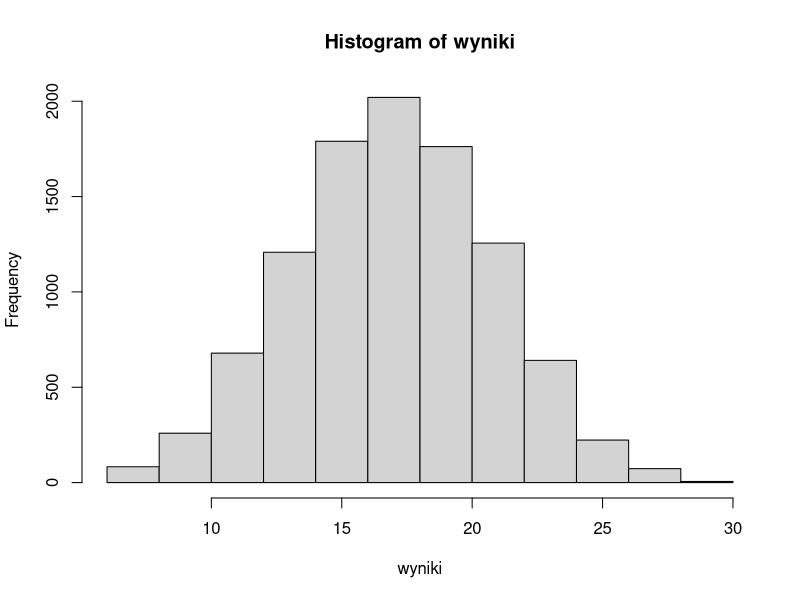

The R source for this figure:

N <- 10000
kostka <- c(1,2,3,4,5,6)

nr_partii <- 0
wyniki <- rep(0, N)


for (i in 0:N) {
  pierwsza <- sample(kostka, 1)
  druga <- sample(kostka, 1)
  trzecia <- sample(kostka, 1)
  czwarta <- sample(kostka, 1)
  piata <- sample(kostka, 1)
  
  wyniki[i] <- pierwsza + druga + trzecia + czwarta + piata
}

hist(wyniki)